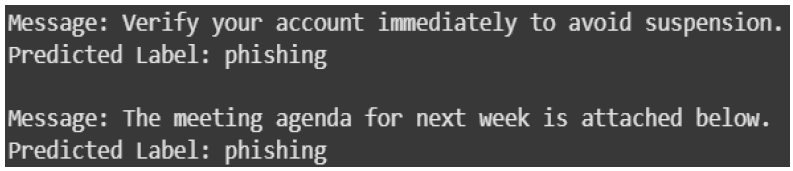
#> input picture Phase 5_Filtering&Bluring/For_sharpen_test.png, 793 x 171 px, found by its file name
$ python sharpning.py
#> lines starting #> are read from the running program, lines starting #| are printed output that depends on the picture
import cv2

import numpy as np

image = cv2.imread(r"Phase 5_Filtering&Bluring\For_sharpen_test.png")
#> image is the input picture: shape (171, 793, 3); min 56, max 255, mean 82.8

sharpen_kernel = np.array([
    [0,-1,0],
    [-1,5,-1],
    [0,-1,0]
])

sharpened = cv2.filter2D(image, -1, sharpen_kernel)
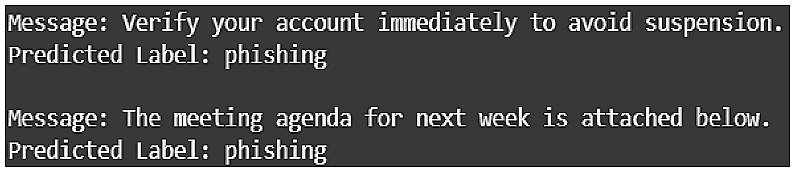
#> sharpened: shape (171, 793, 3); min 0, max 255, mean 80.6

cv2.imshow("Original Image", image)
cv2.imshow("Sharpened Image", sharpened)
cv2.waitKey(0)
cv2.destroyAllWindows()
